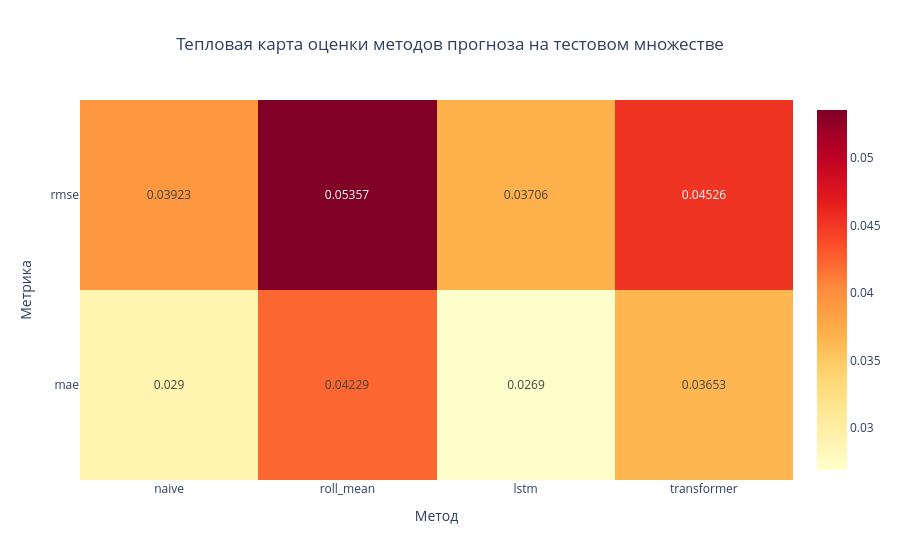

The cell this chart's notebook holds for it:
### Code cell
z_fig_4 = [[naive_mae, roll_mean_mae, lstm_mae, transformer_mae], [naive_rmse, roll_mean_rmse, lstm_rmse, transformer_rmse]]
x_fig_4 = ['naive', 'roll_mean', 'lstm', 'transformer']
y_fig_4 = ['mae', 'rmse']
fig_4 = go.Figure(data=go.Heatmap(
                   z=z_fig_4,
                   x=x_fig_4,
                   y=y_fig_4,
                   text=np.round(z_fig_4, 5),
                   texttemplate='%{text}',
                   textfont={"size": 12},
                   colorscale = 'YlOrRd',
                   hoverongaps = False,
                   hovertemplate=   '<b>Метрика</b>: %{y}<br>' +
                                    '<b>Метод</b>: %{x}<br>' +
                                    '<b>Оценка</b>: %{z:.5f}<br>' +
                                    '<extra></extra>',))
fig_4.update_layout(
    title={
        'text': 'Тепловая карта оценки методов прогноза на тестовом множестве',
        'x': 0.5,
        'xanchor': 'center'
    },
    xaxis_title="Метод",
    yaxis_title="Метрика",
)
fig_4.show()

### Figure 1 — Plotly figure (JSON) as saved in the notebook; plotly's stock layout.template omitted (floating-point values rounded to 4 significant figures)
{"data": [{"colorscale": [[0, "rgb(255,255,204)"], [0.125, "rgb(255,237,160)"], [0.25, "rgb(254,217,118)"], [0.375, "rgb(254,178,76)"], [0.5, "rgb(253,141,60)"], [0.625, "rgb(252,78,42)"], [0.75, "rgb(227,26,28)"], [0.875, "rgb(189,0,38)"], [1, "rgb(128,0,38)"]], "hoverongaps": false, "hovertemplate": "<b>Метрика</b>: %{y}<br><b>Метод</b>: %{x}<br><b>Оценка</b>: %{z:.5f}<br><extra></extra>", "text": [[0.029, 0.04229, 0.0269, 0.03653], [0.03923, 0.05357, 0.03706, 0.04526]], "textfont": {"size": 12}, "texttemplate": "%{text}", "type": "heatmap", "x": ["naive", "roll_mean", "lstm", "transformer"], "y": ["mae", "rmse"], "z": [[0.029, 0.04229, 0.0269, 0.03653], [0.03923, 0.05357, 0.03706, 0.04526]]}], "layout": {"title": {"text": "Тепловая карта оценки методов прогноза на тестовом множестве", "x": 0.5, "xanchor": "center"}, "xaxis": {"title": {"text": "Метод"}}, "yaxis": {"title": {"text": "Метрика"}}}}
